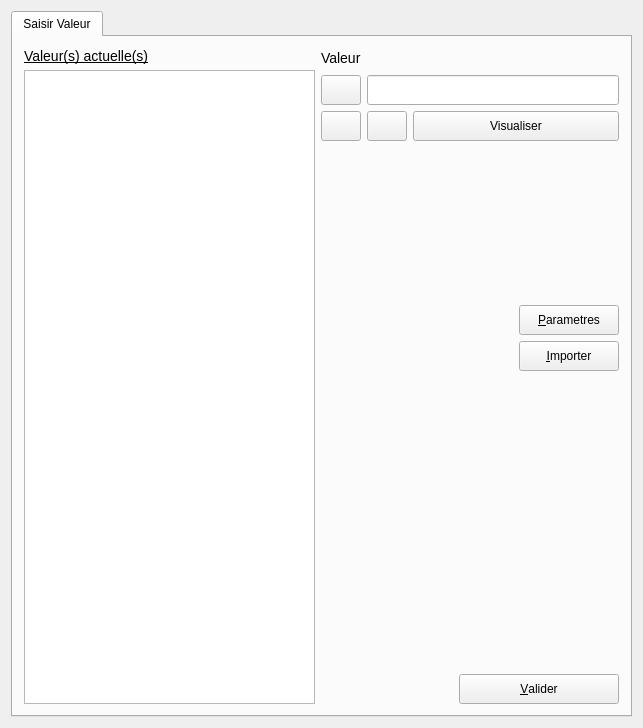
<ui version="4.0" >
 <class>DPlusBase</class>
 <widget class="QWidget" name="DPlusBase" >
  <property name="geometry" >
   <rect>
    <x>0</x>
    <y>0</y>
    <width>643</width>
    <height>728</height>
   </rect>
  </property>
  <property name="minimumSize" >
   <size>
    <width>350</width>
    <height>0</height>
   </size>
  </property>
  <property name="windowTitle" >
   <string>DUnIn</string>
  </property>
  <layout class="QGridLayout" name="gridLayout_4" >
   <item row="0" column="0" >
    <widget class="QTabWidget" name="tabuniqueinto" >
     <widget class="QWidget" name="Widget8" >
      <attribute name="title" >
       <string>Saisir Valeur</string>
      </attribute>
      <layout class="QGridLayout" name="gridLayout_2" >
       <item rowspan="7" row="0" column="0" >
        <layout class="QVBoxLayout" name="verticalLayout_2" >
         <item>
          <widget class="QLabel" name="textLabel1" >
           <property name="text" >
            <string>&lt;u>&lt;font size="+1">Valeur(s) actuelle(s)&lt;/font>&lt;/u></string>
           </property>
           <property name="wordWrap" >
            <bool>false</bool>
           </property>
          </widget>
         </item>
         <item>
          <widget class="QListWidget" name="LBValeurs" >
           <property name="minimumSize" >
            <size>
             <width>200</width>
             <height>0</height>
            </size>
           </property>
          </widget>
         </item>
        </layout>
       </item>
       <item row="0" column="1" >
        <layout class="QGridLayout" name="gridLayout" >
         <item row="0" column="0" colspan="3" >
          <layout class="QHBoxLayout" name="horizontalLayout" >
           <item>
            <widget class="QLabel" name="textLabel1_2" >
             <property name="minimumSize" >
              <size>
               <width>61</width>
               <height>21</height>
              </size>
             </property>
             <property name="maximumSize" >
              <size>
               <width>61</width>
               <height>21</height>
              </size>
             </property>
             <property name="text" >
              <string>&lt;font size="+1">Valeur&lt;/font></string>
             </property>
             <property name="wordWrap" >
              <bool>false</bool>
             </property>
            </widget>
           </item>
           <item>
            <spacer name="spacer6" >
             <property name="orientation" >
              <enum>Qt::Horizontal</enum>
             </property>
             <property name="sizeType" >
              <enum>QSizePolicy::Expanding</enum>
             </property>
             <property name="sizeHint" stdset="0" >
              <size>
               <width>168</width>
               <height>18</height>
              </size>
             </property>
            </spacer>
           </item>
          </layout>
         </item>
         <item row="1" column="0" >
          <widget class="QToolButton" name="BAjout1Val" >
           <property name="sizePolicy" >
            <sizepolicy vsizetype="Fixed" hsizetype="Fixed" >
             <horstretch>0</horstretch>
             <verstretch>0</verstretch>
            </sizepolicy>
           </property>
           <property name="minimumSize" >
            <size>
             <width>40</width>
             <height>30</height>
            </size>
           </property>
           <property name="toolTip" >
            <string>ajoute la valeur saisie sous l occurence selectionnée (en fin de liste si il n y a pas de selection)</string>
           </property>
           <property name="text" >
            <string/>
           </property>
           <property name="icon" >
            <iconset>
             <normaloff>../Editeur/icons/arrow_left.png</normaloff>../Editeur/icons/arrow_left.png</iconset>
           </property>
          </widget>
         </item>
         <item row="1" column="1" colspan="2" >
          <widget class="QLineEdit" name="LEValeur" >
           <property name="sizePolicy" >
            <sizepolicy vsizetype="Minimum" hsizetype="Minimum" >
             <horstretch>0</horstretch>
             <verstretch>0</verstretch>
            </sizepolicy>
           </property>
           <property name="minimumSize" >
            <size>
             <width>220</width>
             <height>30</height>
            </size>
           </property>
          </widget>
         </item>
         <item row="2" column="0" >
          <widget class="QToolButton" name="BSup1Val" >
           <property name="sizePolicy" >
            <sizepolicy vsizetype="Fixed" hsizetype="Fixed" >
             <horstretch>0</horstretch>
             <verstretch>0</verstretch>
            </sizepolicy>
           </property>
           <property name="minimumSize" >
            <size>
             <width>40</width>
             <height>30</height>
            </size>
           </property>
           <property name="toolTip" >
            <string>enleve l occurence selectionnee</string>
           </property>
           <property name="text" >
            <string/>
           </property>
           <property name="icon" >
            <iconset>
             <normaloff>../Editeur/icons/arrow_right.png</normaloff>../Editeur/icons/arrow_right.png</iconset>
           </property>
          </widget>
         </item>
         <item row="2" column="1" >
          <widget class="QToolButton" name="BSalome" >
           <property name="sizePolicy" >
            <sizepolicy vsizetype="Fixed" hsizetype="Fixed" >
             <horstretch>0</horstretch>
             <verstretch>0</verstretch>
            </sizepolicy>
           </property>
           <property name="minimumSize" >
            <size>
             <width>40</width>
             <height>30</height>
            </size>
           </property>
           <property name="toolTip" >
            <string>ajoute la valeur saisie sous l occurence selectionnée (en fin de liste si il n y a pas de selection)</string>
           </property>
           <property name="text" >
            <string/>
           </property>
           <property name="icon" >
            <iconset>
             <normaloff>image240.png</normaloff>image240.png</iconset>
           </property>
          </widget>
         </item>
         <item row="2" column="2" >
          <widget class="QPushButton" name="BView2D" >
           <property name="minimumSize" >
            <size>
             <width>120</width>
             <height>30</height>
            </size>
           </property>
           <property name="text" >
            <string>Visualiser</string>
           </property>
          </widget>
         </item>
        </layout>
       </item>
       <item row="1" column="1" >
        <spacer name="verticalSpacer" >
         <property name="orientation" >
          <enum>Qt::Vertical</enum>
         </property>
         <property name="sizeHint" stdset="0" >
          <size>
           <width>20</width>
           <height>158</height>
          </size>
         </property>
        </spacer>
       </item>
       <item row="2" column="1" >
        <layout class="QHBoxLayout" name="horizontalLayout_2" >
         <item>
          <spacer name="spacer5" >
           <property name="orientation" >
            <enum>Qt::Horizontal</enum>
           </property>
           <property name="sizeType" >
            <enum>QSizePolicy::Expanding</enum>
           </property>
           <property name="sizeHint" stdset="0" >
            <size>
             <width>150</width>
             <height>20</height>
            </size>
           </property>
          </spacer>
         </item>
         <item>
          <layout class="QVBoxLayout" name="verticalLayout" >
           <item>
            <widget class="QPushButton" name="bParam" >
             <property name="minimumSize" >
              <size>
               <width>100</width>
               <height>30</height>
              </size>
             </property>
             <property name="maximumSize" >
              <size>
               <width>100</width>
               <height>30</height>
              </size>
             </property>
             <property name="toolTip" >
              <string>suppression du mot clef</string>
             </property>
             <property name="text" >
              <string>&amp;Parametres</string>
             </property>
             <property name="shortcut" >
              <string>Alt+P</string>
             </property>
             <property name="autoDefault" >
              <bool>true</bool>
             </property>
            </widget>
           </item>
           <item>
            <widget class="QPushButton" name="bImport" >
             <property name="minimumSize" >
              <size>
               <width>100</width>
               <height>30</height>
              </size>
             </property>
             <property name="maximumSize" >
              <size>
               <width>100</width>
               <height>30</height>
              </size>
             </property>
             <property name="toolTip" >
              <string>suppression du mot clef</string>
             </property>
             <property name="text" >
              <string>&amp;Importer</string>
             </property>
             <property name="shortcut" >
              <string>Alt+I</string>
             </property>
             <property name="autoDefault" >
              <bool>true</bool>
             </property>
            </widget>
           </item>
          </layout>
         </item>
        </layout>
       </item>
       <item row="3" column="1" >
        <spacer name="spacer3_3" >
         <property name="orientation" >
          <enum>Qt::Vertical</enum>
         </property>
         <property name="sizeType" >
          <enum>QSizePolicy::Expanding</enum>
         </property>
         <property name="sizeHint" stdset="0" >
          <size>
           <width>289</width>
           <height>100</height>
          </size>
         </property>
        </spacer>
       </item>
       <item row="4" column="1" >
        <widget class="QLabel" name="Commentaire" >
         <property name="minimumSize" >
          <size>
           <width>298</width>
           <height>61</height>
          </size>
         </property>
         <property name="text" >
          <string/>
         </property>
        </widget>
       </item>
       <item row="5" column="1" >
        <spacer name="spacer3_2" >
         <property name="orientation" >
          <enum>Qt::Vertical</enum>
         </property>
         <property name="sizeType" >
          <enum>QSizePolicy::Expanding</enum>
         </property>
         <property name="sizeHint" stdset="0" >
          <size>
           <width>265</width>
           <height>48</height>
          </size>
         </property>
        </spacer>
       </item>
       <item row="6" column="1" >
        <layout class="QHBoxLayout" name="horizontalLayout_3" >
         <item>
          <spacer name="horizontalSpacer_2" >
           <property name="orientation" >
            <enum>Qt::Horizontal</enum>
           </property>
           <property name="sizeHint" stdset="0" >
            <size>
             <width>118</width>
             <height>27</height>
            </size>
           </property>
          </spacer>
         </item>
         <item>
          <widget class="QPushButton" name="bOk" >
           <property name="minimumSize" >
            <size>
             <width>160</width>
             <height>30</height>
            </size>
           </property>
           <property name="maximumSize" >
            <size>
             <width>160</width>
             <height>30</height>
            </size>
           </property>
           <property name="toolTip" >
            <string>validation de la saisie</string>
           </property>
           <property name="text" >
            <string>&amp;Valider</string>
           </property>
           <property name="shortcut" >
            <string>Shift+A, Alt+A, Alt+A, Alt+A</string>
           </property>
           <property name="autoDefault" >
            <bool>true</bool>
           </property>
           <property name="default" >
            <bool>false</bool>
           </property>
          </widget>
         </item>
        </layout>
       </item>
      </layout>
     </widget>
    </widget>
   </item>
  </layout>
 </widget>
 <layoutdefault spacing="6" margin="11" />
 <tabstops>
  <tabstop>LEValeur</tabstop>
  <tabstop>tabuniqueinto</tabstop>
  <tabstop>bOk</tabstop>
  <tabstop>bImport</tabstop>
  <tabstop>LBValeurs</tabstop>
  <tabstop>BView2D</tabstop>
 </tabstops>
 <resources/>
 <connections/>
</ui>
